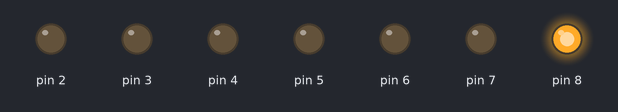
Bench run of a sketch on a simulated Arduino Uno, built with avr-gcc and run on an emulated ATmega328P. On the bench: output pins drawn as LEDs (lit = HIGH).

Above: at 0.1 s.
At 4.1 s:
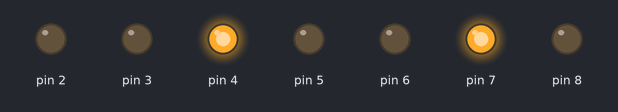
At 8.1 s:
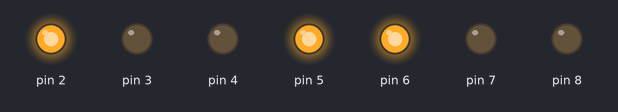
At 16.1 s:
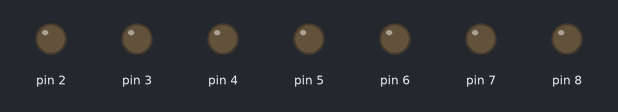
At 26.1 s:
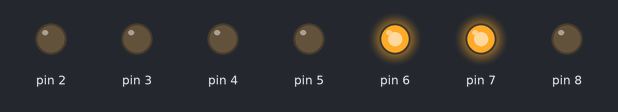
At 38.1 s:
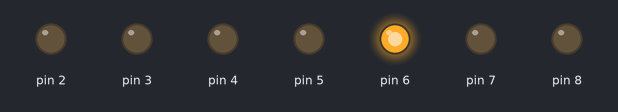
Timing chart, 0 to 39.6 s (numbered marks = the images above):
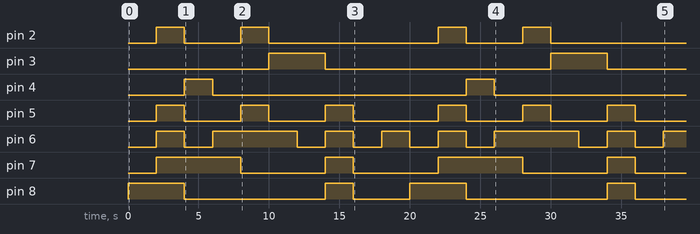

The sketch:

7_segment_display_anot1.ino
```cpp
void setup(){
  for(int i=2;i<=8;i++)pinMode(i,OUTPUT);

}

void loop(){
  sifir(); delay(2000);
  bir(); delay(2000);
  iki(); delay(2000);
  uc(); delay(2000);
  dort(); delay(2000);
  bes(); delay(2000);
  alti(); delay(2000);
  yedi(); delay(2000);
  sekiz(); delay(2000);
  dokuz(); delay(2000);

}

void sifir(){
  digitalWrite(2,0);
  digitalWrite(3,0);
  digitalWrite(4,0);
  digitalWrite(5,0);
  digitalWrite(6,0);
  digitalWrite(7,0);
  digitalWrite(8,1);

}

void bir(){
  digitalWrite(2,1);
  digitalWrite(3,0);
  digitalWrite(4,0);
  digitalWrite(5,1);
  digitalWrite(6,1);
  digitalWrite(7,1);
  digitalWrite(8,1);

}

void iki(){
  digitalWrite(2,0);
  digitalWrite(3,0);
  digitalWrite(4,1);
  digitalWrite(5,0);
  digitalWrite(6,0);
  digitalWrite(7,1);
  digitalWrite(8,0);

}

void uc(){
  digitalWrite(2,0);
  digitalWrite(3,0);
  digitalWrite(4,0);
  digitalWrite(5,0);
  digitalWrite(6,1);
  digitalWrite(7,1);
  digitalWrite(8,0);

}

void dort(){
  digitalWrite(2,1);
  digitalWrite(3,0);
  digitalWrite(4,0);
  digitalWrite(5,1);
  digitalWrite(6,1);
  digitalWrite(7,0);
  digitalWrite(8,0);

}

void bes(){
  digitalWrite(2,0);
  digitalWrite(3,1);
  digitalWrite(4,0);
  digitalWrite(5,0);
  digitalWrite(6,1);
  digitalWrite(7,0);
  digitalWrite(8,0);

}

void alti(){
  digitalWrite(2,0);
  digitalWrite(3,1);
  digitalWrite(4,0);
  digitalWrite(5,0);
  digitalWrite(6,0);
  digitalWrite(7,0);
  digitalWrite(8,0);

}

void yedi(){
  digitalWrite(2,0);
  digitalWrite(3,0);
  digitalWrite(4,0);
  digitalWrite(5,1);
  digitalWrite(6,1);
  digitalWrite(7,1);
  digitalWrite(8,1);

}

void sekiz(){
  digitalWrite(2,0);
  digitalWrite(3,0);
  digitalWrite(4,0);
  digitalWrite(5,0);
  digitalWrite(6,0);
  digitalWrite(7,0);
  digitalWrite(8,0);

}

void dokuz(){
  digitalWrite(2,0);
  digitalWrite(3,0);
  digitalWrite(4,0);
  digitalWrite(5,0);
  digitalWrite(6,1);
  digitalWrite(7,0);
  digitalWrite(8,0);

}
```

Measured:
- by itself, pin 2: LOW → HIGH at 2.0 s, → LOW 2.0 s later, → HIGH 4.0 s later, → LOW 2.0 s later, … (8 changes in this stretch)
- by itself, pin 3: alternates HIGH for 4.0 s and LOW for 16.0 s
- by itself, pin 4: alternates HIGH for 2.0 s and LOW for 18.0 s
- by itself, pin 5: LOW → HIGH at 2.0 s, → LOW 2.0 s later, → HIGH 4.0 s later, → LOW 2.0 s later, … (12 changes in this stretch)
- by itself, pin 6: LOW → HIGH at 2.0 s, → LOW 2.0 s later, → HIGH 2.0 s later, → LOW 6.0 s later, … (15 changes in this stretch)
- by itself, pin 7: LOW → HIGH at 2.0 s, → LOW 6.0 s later, → HIGH 6.0 s later, → LOW 2.0 s later, … (8 changes in this stretch)
- by itself, pin 8: LOW → HIGH at 0.00 s, → LOW 4.0 s later, → HIGH 10.0 s later, → LOW 2.0 s later, … (8 changes in this stretch)
